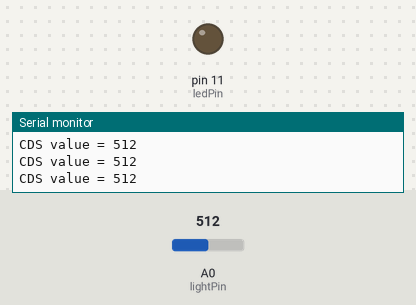
Bench run of a sketch on a simulated Arduino Uno, built with avr-gcc and run on an emulated ATmega328P. Parts: output pins drawn as LEDs (lit = HIGH), the last lines printed to the serial monitor. The test bench sets the inputs (shaded band); at power-on: A0 (lightPin) = 512.

Above: at 1.2 s.
1.3 s: A0 (lightPin) set to 716
At 2.5 s:
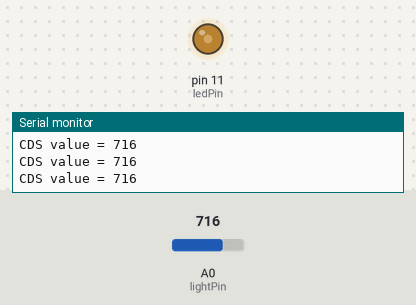
2.8 s: A0 (lightPin) set to 900
At 4.0 s:
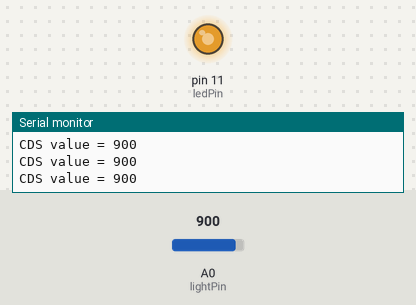
4.3 s: A0 (lightPin) set to 306
At 5.3 s:
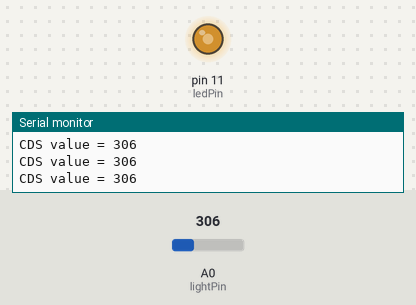
5.8 s: A0 (lightPin) set to 122
At 7.1 s:
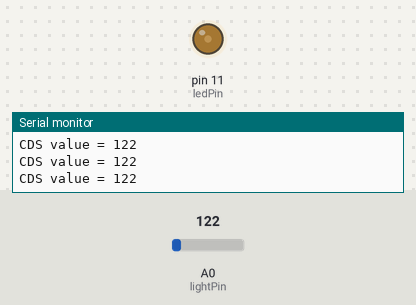
Timing chart, 0 to 8.3 s (numbered marks = the images above; inputs shaded):
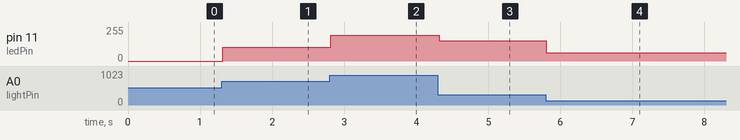

Measured:
- after the input at 1.3 s, pin 11 (ledPin): 0/255 → 102/255 at once
- after the input at 2.8 s, pin 11 (ledPin): 102/255 → 194/255 at once
- after the input at 4.3 s, pin 11 (ledPin): 194/255 → 153/255 at once
- after the input at 5.8 s, pin 11 (ledPin): 153/255 → 61/255 at once

The sketch:

cds.ino
```cpp
int lightPin = 0;  //define a pin for Photo resistor
int ledPin=11;     //define a pin for LED

void setup()
{
    Serial.begin(9600);  //Begin serial communcation
    pinMode( ledPin, OUTPUT );
}

void loop()
{
    Serial.print("CDS value = ");
    Serial.println(analogRead(lightPin)); //Write the value of the photoresistor to the serial monitor.
    analogWrite(ledPin, analogRead(lightPin)/2);  //send the value to the ledPin. Depending on value of resistor
                                                //you have  to divide the value. for example,
                                                //with a 10k resistor divide the value by 2, for 100k resistor divide by 4.
   delay(10); //short delay for faster response to light.
}
```
